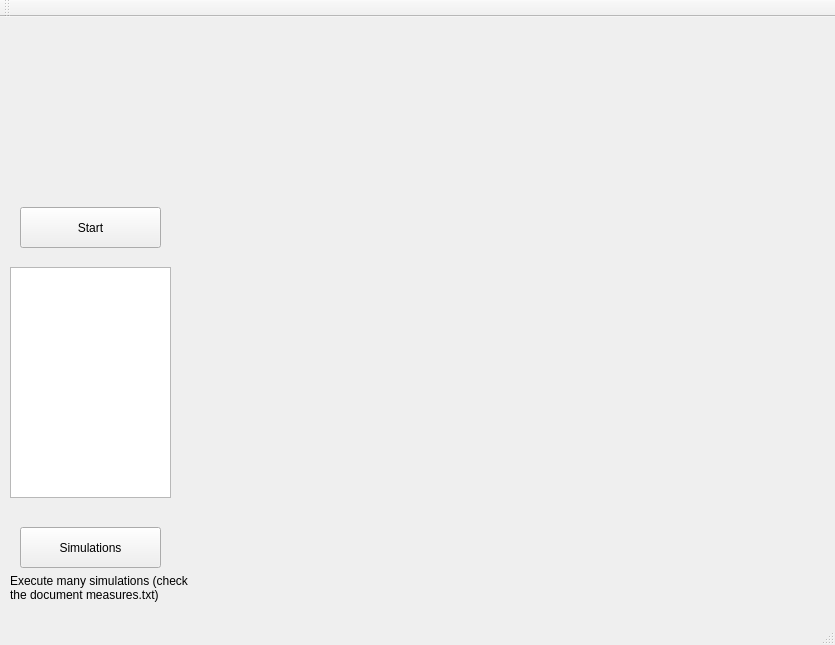
<?xml version="1.0" encoding="UTF-8"?>
<ui version="4.0">
 <class>MainWindow</class>
 <widget class="QMainWindow" name="MainWindow">
  <property name="geometry">
   <rect>
    <x>0</x>
    <y>0</y>
    <width>835</width>
    <height>645</height>
   </rect>
  </property>
  <property name="windowTitle">
   <string>MainWindow</string>
  </property>
  <widget class="QWidget" name="centralWidget">
   <widget class="QPushButton" name="pBInicia">
    <property name="enabled">
     <bool>true</bool>
    </property>
    <property name="geometry">
     <rect>
      <x>20</x>
      <y>190</y>
      <width>141</width>
      <height>41</height>
     </rect>
    </property>
    <property name="text">
     <string>Start</string>
    </property>
   </widget>
   <widget class="QPushButton" name="Experiment">
    <property name="geometry">
     <rect>
      <x>20</x>
      <y>510</y>
      <width>141</width>
      <height>41</height>
     </rect>
    </property>
    <property name="text">
     <string>Simulations</string>
    </property>
   </widget>
   <widget class="QLabel" name="label_3">
    <property name="geometry">
     <rect>
      <x>10</x>
      <y>550</y>
      <width>181</width>
      <height>41</height>
     </rect>
    </property>
    <property name="text">
     <string>Execute many simulations (check the document measures.txt)</string>
    </property>
    <property name="wordWrap">
     <bool>true</bool>
    </property>
   </widget>
   <widget class="QLabel" name="lb_logo">
    <property name="geometry">
     <rect>
      <x>20</x>
      <y>20</y>
      <width>131</width>
      <height>141</height>
     </rect>
    </property>
    <property name="text">
     <string/>
    </property>
    <property name="pixmap">
     <pixmap resource="imagenes.qrc">:/logoUNAM.jpg</pixmap>
    </property>
    <property name="scaledContents">
     <bool>true</bool>
    </property>
   </widget>
   <widget class="QTextBrowser" name="txt_info">
    <property name="geometry">
     <rect>
      <x>10</x>
      <y>250</y>
      <width>161</width>
      <height>231</height>
     </rect>
    </property>
   </widget>
   <zorder>label_3</zorder>
   <zorder>pBInicia</zorder>
   <zorder>Experiment</zorder>
   <zorder>lb_logo</zorder>
   <zorder>txt_info</zorder>
  </widget>
  <widget class="QMenuBar" name="menuBar">
   <property name="geometry">
    <rect>
     <x>0</x>
     <y>0</y>
     <width>835</width>
     <height>21</height>
    </rect>
   </property>
  </widget>
  <widget class="QToolBar" name="mainToolBar">
   <attribute name="toolBarArea">
    <enum>TopToolBarArea</enum>
   </attribute>
   <attribute name="toolBarBreak">
    <bool>false</bool>
   </attribute>
  </widget>
  <widget class="QStatusBar" name="statusBar"/>
 </widget>
 <layoutdefault spacing="6" margin="11"/>
 <resources>
  <include location="imagenes.qrc"/>
 </resources>
 <connections/>
</ui>
